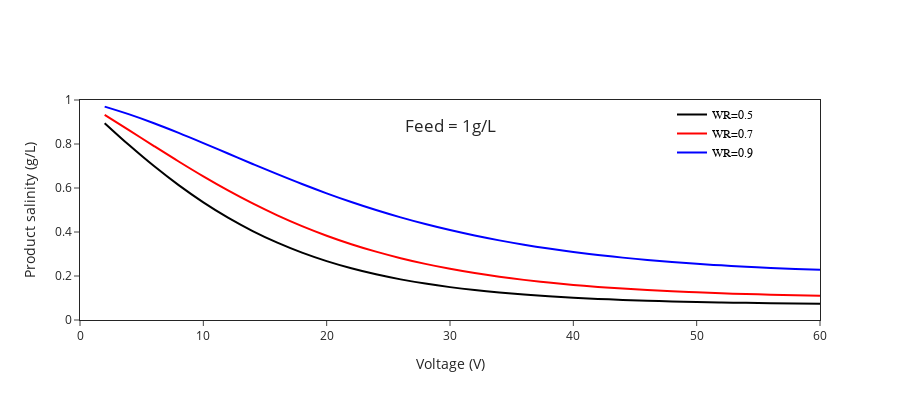
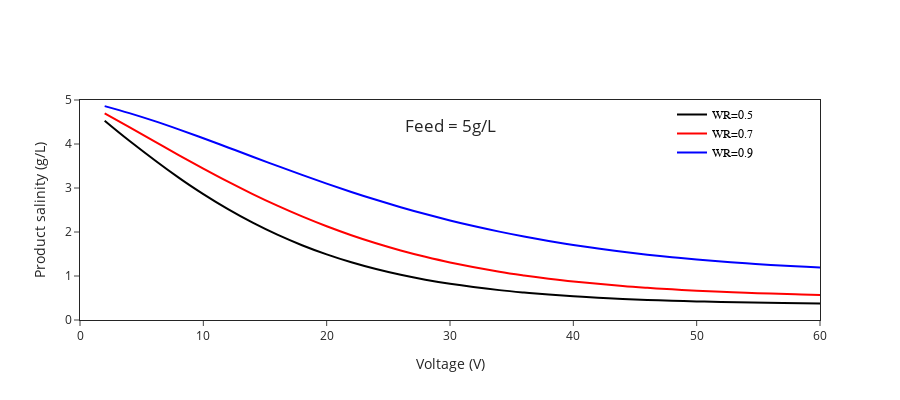
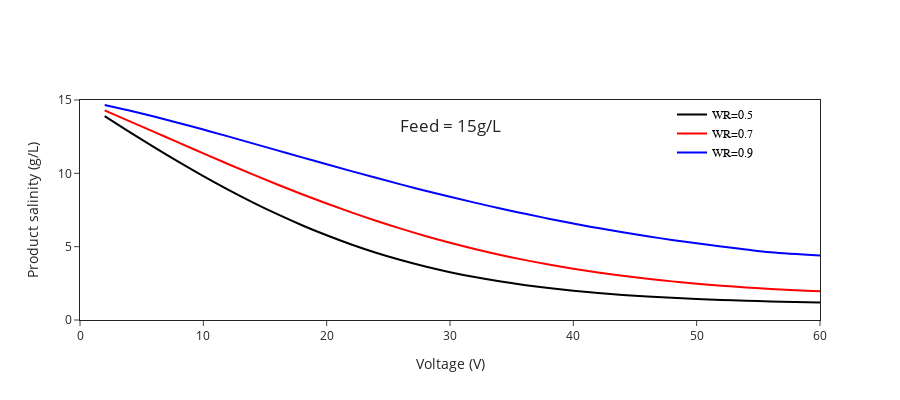

The notebook cell saved with these charts, in order:
### Code cell
df0=pd.read_csv("dt/opt_prod_sal_volt_c0_wr_rerun_missing_dt2.csv", index_col=0)
#print(df_p)
#ex.line?
#print(df0[(df0["c0_mass"]==1) & (df0["WR"]==0.5)]["c_prod_mass"])
#fig0=go.Figure()
layout = dict(
xaxis = dict(title = "Voltage (V)", range = [0, 60], mirror=True),
yaxis= dict (title = "Product salinity (g/L)", range = [0, 1], mirror = True),
legend=dict(
        x=.8,
        y=1,
        traceorder="normal",
        font=dict(
            family="sans-serif",
            size=12,
            color="black"
        )),
height=400,
template="simple_white",

#showline=True
)

# C0_mass = 1g/L
c1w50=go.Scatter(
    x=df0[df0["c0_mass"]==1]["Volt"],
    y=df0[(df0["c0_mass"]==1)&(df0["WR"]==0.5)]["c_prod_mass"],
    mode = 'lines',
    #type = "scatter",
    name = 'WR=0.5',
    line = dict(shape = 'spline', color = 'black', width =2,),
    connectgaps=True
),
c1w70=go.Scatter(
    x=df0[df0["c0_mass"]==1]["Volt"],
    y=df0[(df0["c0_mass"]==1)&(df0["WR"]==0.7)]["c_prod_mass"],
    mode = 'lines',
    name = 'WR=0.7',
    line = dict(shape = 'spline', color = 'red', width =2,),
    connectgaps=True
),
c1w90=go.Scatter(
    x=df0[df0["c0_mass"]==1]["Volt"],
    y=df0[(df0["c0_mass"]==1)&(df0["WR"]==0.9)]["c_prod_mass"],
    mode = 'lines',
    name = 'WR=0.9',
    line = dict(shape = 'spline', color = 'blue', width =2,),
    connectgaps=True
),

data0 = [c1w50[0], c1w70[0],c1w90[0]]
fig0=go.Figure(data=data0,layout=layout)
fig0.update_layout(title= dict(text= "Feed = 1g/L", x=0.5, y = 0.7),
                  )



# C0_mass = 5g/L
c5w50=go.Scatter(
    x=df0[df0["c0_mass"]==5]["Volt"],
    y=df0[(df0["c0_mass"]==5)&(df0["WR"]==0.5)]["c_prod_mass"],
    mode = 'lines',
    #type = "scatter",
    name = 'WR=0.5',
    line = dict(shape = 'spline', color = 'black', width =2,),
    connectgaps=True
),
c5w70=go.Scatter(
    x=df0[df0["c0_mass"]==5]["Volt"],
    y=df0[(df0["c0_mass"]==5)&(df0["WR"]==0.7)]["c_prod_mass"],
    mode = 'lines',
    name = 'WR=0.7',
    line = dict(shape = 'spline', color = 'red', width =2,),
    connectgaps=True
),
c5w90=go.Scatter(
    x=df0[df0["c0_mass"]==5]["Volt"],
    y=df0[(df0["c0_mass"]==5)&(df0["WR"]==0.9)]["c_prod_mass"],
    mode = 'lines',
    name = 'WR=0.9',
    line = dict(shape = 'spline', color = 'blue', width =2,),
    connectgaps=True
),


data1 = [c5w50[0], c5w70[0],c5w90[0]]
fig1=go.Figure(data=data1,layout=layout)
fig1.update_layout(title= dict(text= "Feed = 5g/L", x=0.5, y = 0.7),
                  xaxis = dict(title = "Voltage (V)", range = [0, 60], mirror=True),
                yaxis= dict (title = "Product salinity (g/L)", range = [0, 5], mirror = True),)

# C0_mass = 15g/L
c15w50=go.Scatter(
    x=df0[df0["c0_mass"]==15]["Volt"],
    y=df0[(df0["c0_mass"]==15)&(df0["WR"]==0.5)]["c_prod_mass"],
    mode = 'lines',
    #type = "scatter",
    name = 'WR=0.5',
    line = dict(shape = 'spline', color = 'black', width =2,),
    connectgaps=True
),
c15w70=go.Scatter(
    x=df0[df0["c0_mass"]==15]["Volt"],
    y=df0[(df0["c0_mass"]==15)&(df0["WR"]==0.7)]["c_prod_mass"],
    mode = 'lines',
    name = 'WR=0.7',
    line = dict(shape = 'spline', color = 'red', width =2,),
    connectgaps=True
),
c15w90=go.Scatter(
    x=df0[df0["c0_mass"]==15]["Volt"],
    y=df0[(df0["c0_mass"]==15)&(df0["WR"]==0.9)]["c_prod_mass"],
    mode = 'lines',
    name = 'WR=0.9',
    line = dict(shape = 'spline', color = 'blue', width =2,),
    connectgaps=True
),


data2 = [c15w50[0], c15w70[0],c15w90[0]]
fig2=go.Figure(data=data2,layout=layout)
fig2.update_layout(title= dict(text= "Feed = 15g/L", x=0.5, y = 0.7),
                  xaxis = dict(title = "Voltage (V)", range = [0, 60], mirror=True),
                yaxis= dict (title = "Product salinity (g/L)", range = [0, 15], mirror = True),)
"""
fig0 = go.line(df_p[df_p["c0_mass"]==1], 
               x="Volt", y="c_prod_mass", 
               labels={"Volt":"Voltage (V)", "c_prod_mass":"Product water salinity (g/L)"},
               range_x=[0, 60],
               range_y=[0, 1],
               
               color="WR", line_shape="spline", template="simple_white" )#
fig0.update_traces(connectgaps=True)
"""
fig0.show()
fig1.show()
fig2.show()
fig0.write_image("graphics/cprod_volt_at_cf_1.png")
fig1.write_image("graphics/cprod_volt_at_cf_5.png")
fig2.write_image("graphics/cprod_volt_at_cf_15.png")

### Figure 1 — Plotly figure (JSON) as saved in the notebook; plotly's stock layout.template omitted (floating-point values rounded to 4 significant figures; data arrays with more than 128 entries replaced by an {"elided": "..."} marker saying what was removed)
{"data": [{"connectgaps": true, "line": {"color": "black", "shape": "spline", "width": 2}, "mode": "lines", "name": "WR=0.5", "type": "scatter", "x": {"elided": "150 int values"}, "y": [0.8948, 0.794, 0.6996, 0.6128, 0.5346, 0.4651, 0.4042, 0.3514, 0.3062, 0.2677, 0.2351, 0.2077, 0.1847, 0.1655, 0.1495, 0.1361, 0.1249, 0.1156, 0.1078, 0.1013, 0.09591, 0.0914, 0.08763, 0.08448, 0.08186, 0.07967, 0.07785, 0.07633, 0.07506, 0.07401, null, null, null, null, null, null, null, null, null, null, null, null, null, null, null, null, null, null, null, null]}, {"connectgaps": true, "line": {"color": "red", "shape": "spline", "width": 2}, "mode": "lines", "name": "WR=0.7", "type": "scatter", "x": {"elided": "150 int values"}, "y": [0.9322, 0.8618, 0.7906, 0.7204, 0.6529, 0.589, 0.5298, 0.4757, 0.4269, 0.3832, 0.3446, 0.3106, 0.2809, 0.2551, 0.2327, 0.2134, 0.1967, 0.1824, 0.1701, 0.1595, 0.1505, 0.1427, null, 0.1305, 0.1256, 0.1216, 0.1181, 0.1151, 0.1127, 0.1106, null, null, null, null, null, null, null, null, null, null, null, null, null, null, null, null, null, null, null, null]}, {"connectgaps": true, "line": {"color": "blue", "shape": "spline", "width": 2}, "mode": "lines", "name": "WR=0.9", "type": "scatter", "x": {"elided": "150 int values"}, "y": [0.9699, 0.9346, 0.8945, 0.8506, 0.8043, 0.7568, 0.7092, 0.6627, 0.6181, 0.5758, 0.5363, 0.4999, 0.4665, 0.4361, 0.4087, 0.384, 0.362, 0.3423, 0.3248, 0.3093, 0.2956, 0.2836, 0.273, null, 0.2555, 0.2484, 0.2422, 0.2368, 0.2322, 0.2282, null, null, null, null, null, null, null, null, null, null, null, null, null, null, null, null, null, null, null, null]}], "layout": {"height": 400, "legend": {"font": {"color": "black", "family": "sans-serif", "size": 12}, "traceorder": "normal", "x": 0.8, "y": 1}, "title": {"text": "Feed = 1g/L", "x": 0.5, "y": 0.7}, "xaxis": {"mirror": true, "range": [0, 60], "title": {"text": "Voltage (V)"}}, "yaxis": {"mirror": true, "range": [0, 1], "title": {"text": "Product salinity (g/L)"}}}}

### Figure 2 — Plotly figure (JSON) as saved in the notebook; plotly's stock layout.template omitted (floating-point values rounded to 4 significant figures; data arrays with more than 128 entries replaced by an {"elided": "..."} marker saying what was removed)
{"data": [{"connectgaps": true, "line": {"color": "black", "shape": "spline", "width": 2}, "mode": "lines", "name": "WR=0.5", "type": "scatter", "x": {"elided": "150 int values"}, "y": [4.53, 4.075, null, 3.235, 2.86, 2.518, 2.211, 1.938, 1.699, 1.491, 1.311, 1.158, 1.027, 0.9162, 0.823, null, 0.6788, 0.6237, 0.5775, 0.5389, 0.5066, 0.4795, 0.4569, 0.438, 0.4222, 0.409, null, null, null, null, 0.3694, 0.365, 0.3614, 0.3583, 0.3558, 0.3537, 0.352, 0.3506, 0.3494, 0.3484, 0.3476, 0.3469, 0.3464, 0.3459, 0.3456, 0.3453, 0.345, null, null, null]}, {"connectgaps": true, "line": {"color": "red", "shape": "spline", "width": 2}, "mode": "lines", "name": "WR=0.7", "type": "scatter", "x": {"elided": "150 int values"}, "y": [4.697, 4.383, 4.065, 3.75, 3.441, 3.144, 2.862, 2.598, 2.354, 2.13, 1.927, 1.744, 1.581, 1.436, 1.309, null, 1.099, 1.014, 0.9397, 0.8757, null, 0.7727, 0.7316, 0.6964, 0.6662, 0.6404, 0.6183, 0.5995, 0.5835, 0.57, null, null, null, null, null, null, null, null, null, 0.55, null, null, null, null, null, null, null, null, null, null]}, {"connectgaps": true, "line": {"color": "blue", "shape": "spline", "width": 2}, "mode": "lines", "name": "WR=0.9", "type": "scatter", "x": {"elided": "150 int values"}, "y": [4.862, 4.702, 4.525, 4.333, 4.13, 3.921, 3.711, 3.502, 3.297, 3.1, 2.911, 2.732, 2.564, 2.408, 2.263, 2.13, 2.008, 1.897, 1.797, 1.706, 1.624, 1.551, 1.485, 1.427, 1.375, 1.329, 1.288, 1.253, 1.221, 1.194, 1.17, 1.149, 1.131, 1.116, 1.103, 1.092, 1.082, 1.074, 1.067, 1.061, 1.056, 1.052, 1.049, 1.046, 1.044, 1.042, 1.04, 1.039, 1.038, 1.037]}], "layout": {"height": 400, "legend": {"font": {"color": "black", "family": "sans-serif", "size": 12}, "traceorder": "normal", "x": 0.8, "y": 1}, "title": {"text": "Feed = 5g/L", "x": 0.5, "y": 0.7}, "xaxis": {"mirror": true, "range": [0, 60], "title": {"text": "Voltage (V)"}}, "yaxis": {"mirror": true, "range": [0, 5], "title": {"text": "Product salinity (g/L)"}}}}

### Figure 3 — Plotly figure (JSON) as saved in the notebook; plotly's stock layout.template omitted (floating-point values rounded to 4 significant figures; data arrays with more than 128 entries replaced by an {"elided": "..."} marker saying what was removed)
{"data": [{"connectgaps": true, "line": {"color": "black", "shape": "spline", "width": 2}, "mode": "lines", "name": "WR=0.5", "type": "scatter", "x": {"elided": "150 int values"}, "y": [13.91, 12.83, 11.79, 10.78, 9.811, 8.891, 8.023, 7.213, 6.463, 5.775, 5.151, 4.59, 4.09, 3.649, 3.263, 2.927, 2.637, 2.389, 2.176, 1.996, 1.842, 1.713, 1.603, 1.511, 1.433, 1.367, 1.312, 1.265, 1.226, 1.193, 1.166, 1.143, 1.123, 1.107, 1.093, 1.082, 1.072, 1.064, 1.057, 1.051, 1.046, 1.042, 1.039, 1.036, 1.034, 1.032, 1.03, 1.029, 1.028, 1.027]}, {"connectgaps": true, "line": {"color": "red", "shape": "spline", "width": 2}, "mode": "lines", "name": "WR=0.7", "type": "scatter", "x": {"elided": "150 int values"}, "y": [14.29, 13.56, 12.83, 12.09, 11.36, 10.64, 9.929, 9.241, 8.578, 7.942, 7.337, 6.766, 6.229, 5.73, 5.267, 4.841, 4.452, 4.099, 3.781, 3.494, 3.239, 3.012, 2.811, 2.634, 2.478, 2.342, 2.224, 2.121, 2.031, 1.954, 1.887, 1.83, 1.78, 1.738, 1.702, 1.671, 1.644, 1.622, 1.602, 1.586, 1.572, 1.561, 1.551, 1.542, 1.535, 1.529, 1.524, null, null, null]}, {"connectgaps": true, "line": {"color": "blue", "shape": "spline", "width": 2}, "mode": "lines", "name": "WR=0.9", "type": "scatter", "x": {"elided": "150 int values"}, "y": [14.66, 14.28, 13.87, 13.44, 12.98, 12.52, 12.04, 11.57, 11.09, 10.62, 10.15, 9.693, 9.249, 8.817, 8.401, 8.001, 7.619, 7.254, 6.908, 6.581, 6.272, null, 5.712, 5.46, null, 5.009, 4.809, 4.626, null, 4.4, null, null, null, null, null, null, null, null, null, null, null, null, null, null, null, null, null, null, null, null]}], "layout": {"height": 400, "legend": {"font": {"color": "black", "family": "sans-serif", "size": 12}, "traceorder": "normal", "x": 0.8, "y": 1}, "title": {"text": "Feed = 15g/L", "x": 0.5, "y": 0.7}, "xaxis": {"mirror": true, "range": [0, 60], "title": {"text": "Voltage (V)"}}, "yaxis": {"mirror": true, "range": [0, 15], "title": {"text": "Product salinity (g/L)"}}}}
